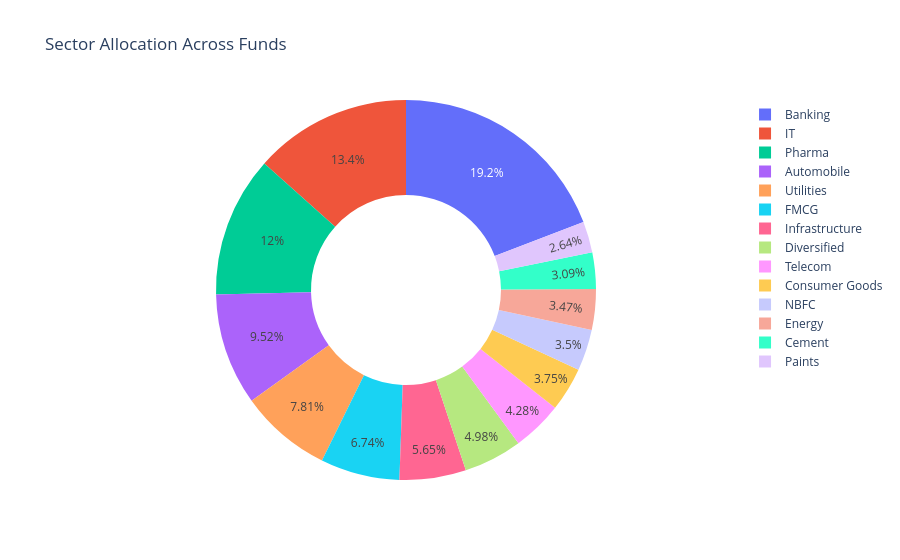

This figure's notebook cell:
### Code cell
# Sector Allocation

sector_weights = (
    holdings.groupby("sector")["weight_pct"]
    .sum()
    .reset_index()
)

fig = px.pie(
    sector_weights,
    names="sector",
    values="weight_pct",
    hole=0.5,
    title="Sector Allocation Across Funds"
)

fig.show()

### Figure 1 — Plotly figure (JSON) as saved in the notebook; plotly's stock layout.template omitted (floating-point values rounded to 4 significant figures)
{"data": [{"domain": {"x": [0, 1], "y": [0, 1]}, "hole": 0.5, "hovertemplate": "sector=%{label}<br>weight_pct=%{value}<extra></extra>", "labels": ["Automobile", "Banking", "Cement", "Consumer Goods", "Diversified", "Energy", "FMCG", "IT", "Infrastructure", "NBFC", "Paints", "Pharma", "Telecom", "Utilities"], "legendgroup": "", "name": "", "showlegend": true, "type": "pie", "values": [323.6, 652.3, 105.0, 127.6, 169.2, 117.9, 229.1, 455.5, 192.2, 119.1, 89.86, 407.4, 145.6, 265.5]}], "layout": {"legend": {"tracegroupgap": 0}, "title": {"text": "Sector Allocation Across Funds"}}}
